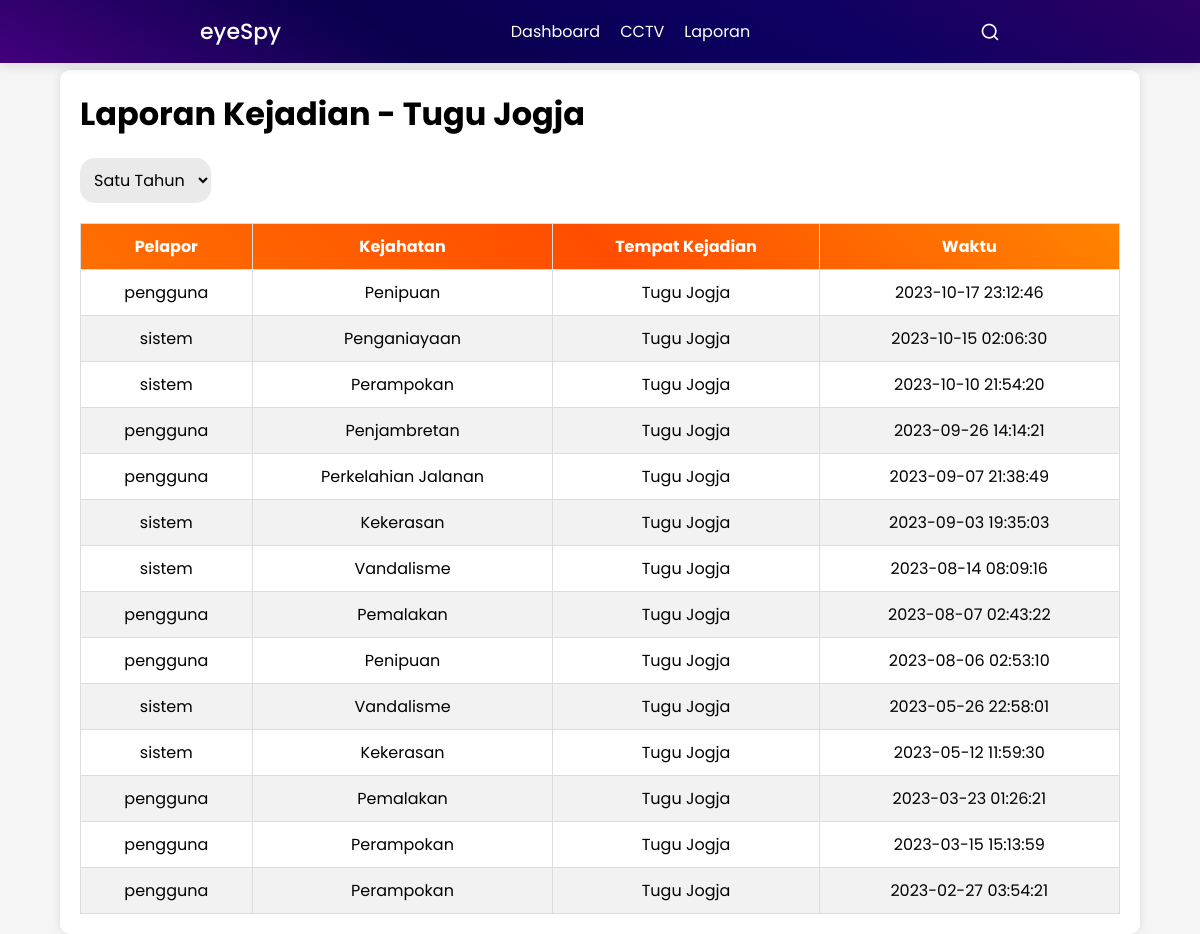
Screenshot of /isiLaporan.php?id=2 with the database file from the repository.
### tables this page shows
CREATE TABLE `tempat` (
  `id_tempat` int(11) NOT NULL,
  `nama_tempat` varchar(255) NOT NULL,
  `kabupaten` enum('Bantul','Sleman','Gunung Kidul','Kulon Progo','Yogyakarta') NOT NULL,
  `gambar` varchar(1000) NOT NULL
);

CREATE TABLE `laporan_kejahatan` (
  `id` int(11) NOT NULL,
  `jenis_kejahatan` int(255) NOT NULL,
  `tempat_kejadian` int(11) NOT NULL,
  `waktu` datetime NOT NULL,
  `keterangan` text DEFAULT NULL,
  `pelapor` enum('pengguna','sistem') DEFAULT NULL
);

CREATE TABLE `jenis_kejahatan` (
  `id_jenis` int(11) NOT NULL,
  `nama_jenis` varchar(255) NOT NULL
);

### php/fungsiIsiLaporan.php (called while the page is built)
<?php
include "koneksi.php";
$id_tempat = isset($_GET['id']) ? $_GET['id'] : 0;
$bulan = isset($_GET['bulan']) ? $_GET['bulan'] : '00';
$sql_tempat = "SELECT nama_tempat FROM tempat WHERE id_tempat = $id_tempat";
$result_tempat = $conn->query($sql_tempat);
if ($result_tempat->num_rows > 0) {
    $row_tempat = $result_tempat->fetch_assoc();
    $nama_tempat = $row_tempat['nama_tempat'];
} else {
    echo "Tempat tidak ditemukan.";
    exit;
}
$sql_laporan = "
SELECT lk.id, lk.pelapor, jk.nama_jenis as jenis_kejahatan, t.nama_tempat, lk.waktu
FROM laporan_kejahatan lk
JOIN jenis_kejahatan jk ON lk.jenis_kejahatan = jk.id_jenis
JOIN tempat t ON lk.tempat_kejadian = t.id_tempat
WHERE lk.tempat_kejadian = $id_tempat
" . ($bulan !== '00' ? "AND MONTH(lk.waktu) = $bulan" : "") . "
ORDER BY lk.waktu DESC
";
$result_laporan = $conn->query($sql_laporan);
?>

### isiLaporan.php (the view, shortened to what this page needs)
<!DOCTYPE html>
<html lang="en">
<head>
    <link rel="stylesheet" href="css/laporan.css">
    <link rel="stylesheet" href="css/navbar.css">
    <link rel="stylesheet" href="https://unicons.iconscout.com/release/v4.0.0/css/line.css">
</head>
<body>
    <?php include 'php/navbar.php';
    include 'php/fungsiIsiLaporan.php'; ?>
    <div class="content">
        <h1>Laporan Kejadian - <?php echo htmlspecialchars($nama_tempat); ?></h1>
        <form method="GET" action="">
        <select class="bulan" name="bulan" onchange="this.form.submit()">
            <option value="00" <?php if ($bulan == '00') echo 'selected'; ?>>Satu Tahun</option>
        </select>
    </form>
        <table class="data">
            <thead>
                <tr>
                    <th>Pelapor</th>
                    <th>Kejahatan</th>
                    <th>Tempat Kejadian</th>
                    <th>Waktu</th>
                </tr>
            </thead>
            <tbody>
                <?php
                if ($result_laporan->num_rows > 0) {
                    while ($row_laporan = $result_laporan->fetch_assoc()) {
                        echo "<tr onclick=\"window.location.href='detailLaporan.php?id=" . $row_laporan['id'] . "'\">";
                        echo "<td>" . htmlspecialchars($row_laporan['pelapor']) . "</td>";
                        echo "<td>" . htmlspecialchars($row_laporan['jenis_kejahatan']) . "</td>";
                        echo "<td>" . htmlspecialchars($row_laporan['nama_tempat']) . "</td>";
                        echo "<td>" . htmlspecialchars($row_laporan['waktu']) . "</td>";
                        echo "</tr>";
                    }
                } else {
                    echo "<tr><td colspan='4'>Tidak ada laporan untuk tempat ini.</td></tr>";
                }
                ?>
            </tbody>
        </table>
    </div>
</body>
</html>

### php/navbar.php (shortened to what this page needs)
<nav class="nav">
    <a href="index.php" class="logo">eyeSpy</a>
    <ul class="nav-links">
        <li><a href="index.php">Dashboard</a></li>
        <li><a href="daftarCCTV.php">CCTV</a></li>
        <li><a href="laporan.php">Laporan</a></li>
    </ul>
    <i class="uil uil-search search-icon" id="searchIcon"></i>
</nav>

### css/laporan.css (style rules this page uses)
body { background-color: #f5f5f5; display: grid; place-items: center; }
.content { width: 90%; background-color: #ffffff; padding: 20px; box-shadow: 0 0 10px rgba(0, 0, 0, 0.1); border-radius: 10px; margin-top: 70px; }
.content h1 { text-align: left; margin-bottom: 20px; }
.bulan { background-color: rgb(234, 234, 234); border-width: 0; border-radius: 15px; }
.content select { display: block; margin: 0 0 20px 0; padding: 10px; font-size: 16px; }
.content table { width: 100%; border-collapse: collapse; margin-top: 20px; background-color: #ffffff; }
.content table, .content th, .content td { border: 1px solid #ddd; }
.content th, .content td { padding: 10px; text-align: center; }
.content thead { background: linear-gradient(45deg, #ff6f00, #ff4d00, #ff8400); color: white; }
tbody tr { cursor: pointer; transition: background-color 0.3s; }
tbody tr:nth-child(even) { background-color: #f2f2f2; }

### css/navbar.css (style rules this page uses)
* { margin: 0; padding: 0; box-sizing: border-box; font-family: "Poppins", sans-serif; }
.nav { position: fixed; top: 0; left: 0; width: 100%; padding: 15px 200px; background: linear-gradient(30deg, #42007c, #09004d, #0c0063, #2e0063); box-shadow: 0 4px 10px rgba(0, 0, 0, 0.1); }
.nav, .nav .nav-links { display: flex; align-items: center; }
.nav { justify-content: space-between; }
a { color: #fff; text-decoration: none; }
.nav .logo { font-size: 22px; font-weight: 500; }
.nav .nav-links { column-gap: 20px; list-style: none; }
.nav .nav-links a { transition: all 0.2s linear; }
.nav .search-icon { color: #fff; font-size: 20px; cursor: pointer; }

### rows the page displays
tempat: nama_tempat "Tugu Jogja"
laporan_kejahatan: pelapor "pengguna", jenis_kejahatan.nama_jenis "Penipuan", tempat_kejadian.nama_tempat "Tugu Jogja", waktu "2023-10-17 23:12:46"
laporan_kejahatan: pelapor "sistem", jenis_kejahatan.nama_jenis "Penganiayaan", tempat_kejadian.nama_tempat "Tugu Jogja", waktu "2023-10-15 02:06:30"
laporan_kejahatan: pelapor "sistem", jenis_kejahatan.nama_jenis "Perampokan", tempat_kejadian.nama_tempat "Tugu Jogja", waktu "2023-10-10 21:54:20"
laporan_kejahatan: pelapor "pengguna", jenis_kejahatan.nama_jenis "Penjambretan", tempat_kejadian.nama_tempat "Tugu Jogja", waktu "2023-09-26 14:14:21"
laporan_kejahatan: pelapor "pengguna", jenis_kejahatan.nama_jenis "Perkelahian Jalanan", tempat_kejadian.nama_tempat "Tugu Jogja", waktu "2023-09-07 21:38:49"
laporan_kejahatan: pelapor "sistem", jenis_kejahatan.nama_jenis "Kekerasan", tempat_kejadian.nama_tempat "Tugu Jogja", waktu "2023-09-03 19:35:03"
laporan_kejahatan: pelapor "sistem", jenis_kejahatan.nama_jenis "Vandalisme", tempat_kejadian.nama_tempat "Tugu Jogja", waktu "2023-08-14 08:09:16"
laporan_kejahatan: pelapor "pengguna", jenis_kejahatan.nama_jenis "Pemalakan", tempat_kejadian.nama_tempat "Tugu Jogja", waktu "2023-08-07 02:43:22"
laporan_kejahatan: pelapor "pengguna", jenis_kejahatan.nama_jenis "Penipuan", tempat_kejadian.nama_tempat "Tugu Jogja", waktu "2023-08-06 02:53:10"
laporan_kejahatan: pelapor "sistem", jenis_kejahatan.nama_jenis "Vandalisme", tempat_kejadian.nama_tempat "Tugu Jogja", waktu "2023-05-26 22:58:01"
laporan_kejahatan: pelapor "sistem", jenis_kejahatan.nama_jenis "Kekerasan", tempat_kejadian.nama_tempat "Tugu Jogja", waktu "2023-05-12 11:59:30"
laporan_kejahatan: pelapor "pengguna", jenis_kejahatan.nama_jenis "Pemalakan", tempat_kejadian.nama_tempat "Tugu Jogja", waktu "2023-03-23 01:26:21"
laporan_kejahatan: pelapor "pengguna", jenis_kejahatan.nama_jenis "Perampokan", tempat_kejadian.nama_tempat "Tugu Jogja", waktu "2023-03-15 15:13:59"
laporan_kejahatan: pelapor "pengguna", jenis_kejahatan.nama_jenis "Perampokan", tempat_kejadian.nama_tempat "Tugu Jogja", waktu "2023-02-27 03:54:21"
